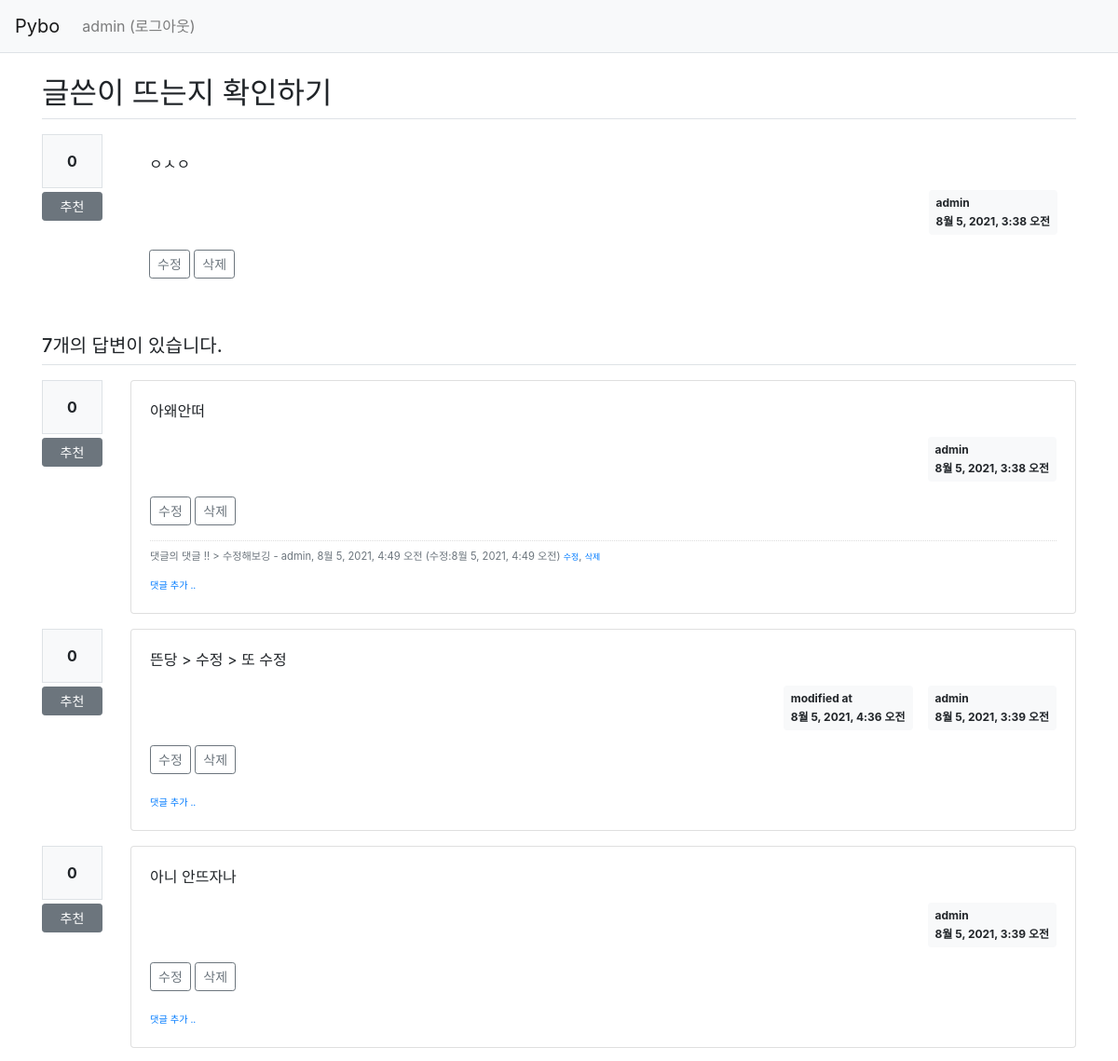
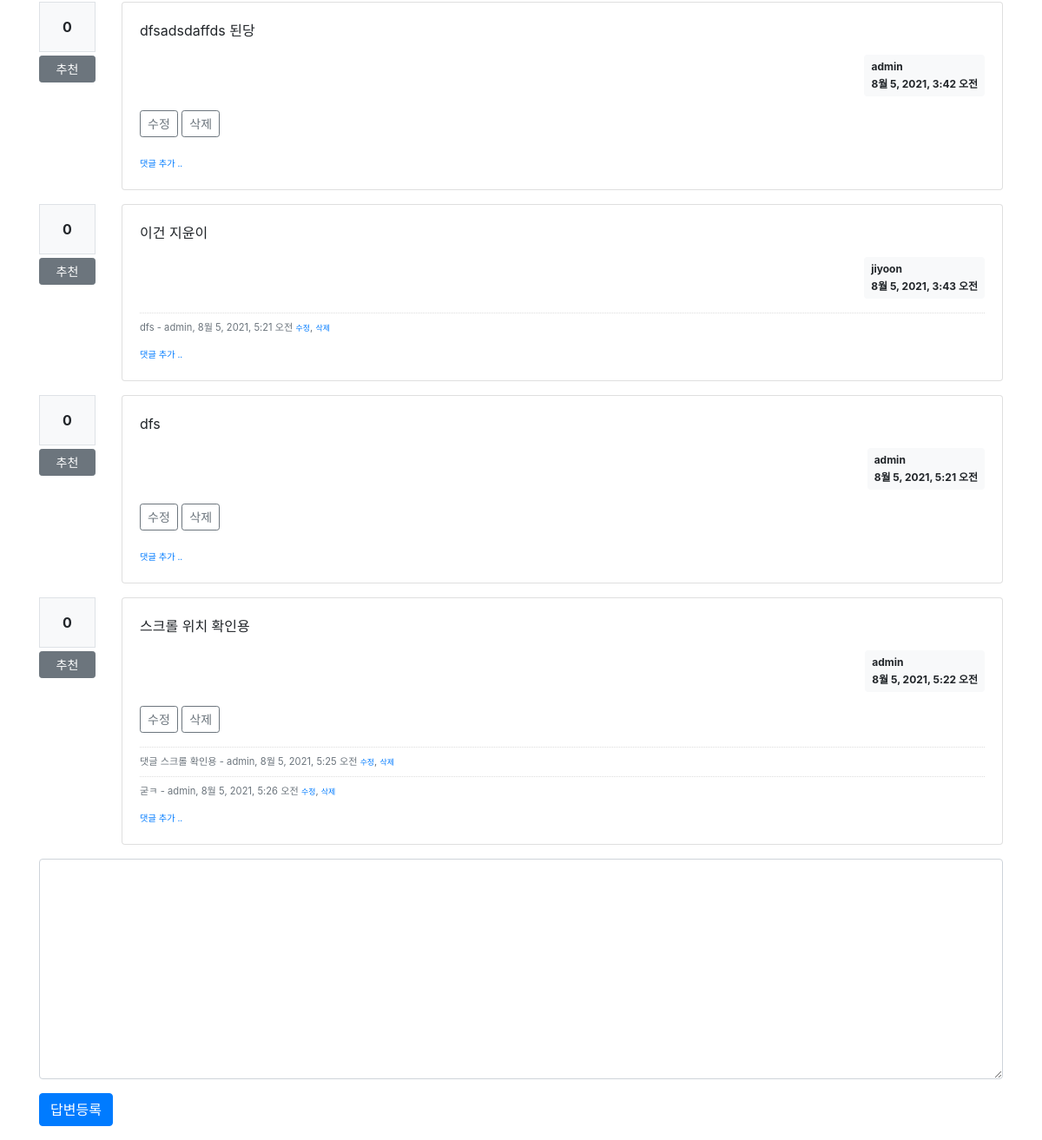
Screenshot of /pybo/304/ (signed in) with the database file from the repository (2 pictures, top to bottom).
### pybo/models.py (models this page shows, shortened)
class Question(models.Model):
    author = models.ForeignKey(User, on_delete=models.CASCADE, null=True, related_name='author_question')
    subject = models.CharField(max_length=200)
    content = models.TextField()
    create_date = models.DateTimeField()
    modify_date = models.DateTimeField(null=True, blank=True)
    voter = models.ManyToManyField(User, related_name='voter_question')

class Answer(models.Model):
    author = models.ForeignKey(User, on_delete=models.CASCADE, related_name='author_answer')
    question = models.ForeignKey(Question, on_delete=models.CASCADE, null=True)
    content = models.TextField()
    create_date = models.DateTimeField()
    modify_date = models.DateTimeField(null=True, blank=True)
    voter = models.ManyToManyField(User, related_name='voter_answer')

class Comment(models.Model):
    author = models.ForeignKey(User, on_delete=models.CASCADE)
    content = models.TextField()
    create_date = models.DateTimeField()
    modify_date = models.DateTimeField(null=True, blank=True)
    question = models.ForeignKey(Question, null=True, blank=True, on_delete=models.CASCADE)
    answer = models.ForeignKey(Answer, null=True, blank=True, on_delete=models.CASCADE)

### pybo/views/base_views.py (the view)
def detail(request, question_id):
    question = get_object_or_404(Question, pk=question_id)
    context = {'question': question}
    return render(request, 'pybo/question_detail.html', context)

### pybo/templatetags/pybo_filter.py (called while the page is built)
@register.filter()
def mark(value):
    extensions = ["nl2br", "fenced_code"]
    return mark_safe(markdown.markdown(value, extensions=extensions))

### templates/pybo/question_detail.html (shortened to what this page needs)
{% extends 'base.html' %}
{% load pybo_filter %}
{% block content %}
<div class="container my-3">
    <h2 class="border-bottom py-2">{{ question.subject }}</h2>
    <div class="row my-3">
        <div class="col-1">
            <div class="bg-light text-center p-3 border font-weight-bolder mb-1">{{question.voter.count}}</div>
            <a href="#" data-uri="{% url 'pybo:vote_question' question.id  %}"
               class="recommend btn btn-sm btn-secondary btn-block my-1">추천</a>
        </div>
        <div class="col-11">
            <div class="card-">
                <div class="card-body">
                    <div class="card-text">{{ question.content|mark }}</div>
                    <div class="d-flex justify-content-end">
                        <div class="badge badge-light p-2 text-left">
                            <div class="mb-2">{{ question.author.username }}</div>
                            <div>{{ question.create_date }}</div>
                        </div>
                    </div>
                    {% if request.user == question.author %}
                    <div class="my-3">
                        <a href="{% url 'pybo:question_modify' question.id  %}"
                           class="btn btn-sm btn-outline-secondary">수정</a>
                        <a href="#" class="delete btn btn-sm btn-outline-secondary"
                           data-uri="{% url 'pybo:question_delete' question.id  %}">삭제</a>
                    </div>
                    {% endif %}
                </div>
            </div>
        </div>
    </div>
    <h5 class="border-bottom my-3 py-2">{{question.answer_set.count}}개의 답변이 있습니다.</h5>
    {% for answer in question.answer_set.all %}
    <div class="row my-3">
        <div class="col-1">
            <div class="bg-light text-center p-3 border font-weight-bolder mb-1">{{answer.voter.count}}</div>
            <a href="#" data-uri="{% url 'pybo:vote_answer' answer.id  %}"
                class="recommend btn btn-sm btn-secondary btn-block my-1">추천</a>
        </div>
        <div class="col-11">
            <div class="card">
                <div class="card-body">
                    <div class="card-text">{{ answer.content|mark }}</div>
                    <div class="d-flex justify-content-end">
                        {% if answer.modify_date %}
                        <div class="badge badge-light p-2 text-left mx-3">
                            <div class="mb-2">modified at</div>
                            <div>{{ answer.modify_date }}</div>
                        </div>
                        {% endif %}
                        <div class="badge badge-light p-2 text-left">
                            <div class="mb-2">{{ answer.author.username }}</div>
                            <div>{{ answer.create_date }}</div>
                        </div>
                    </div>
                    {% if request.user == answer.author %}
                    <div class="my-3">
                        <a href="{% url 'pybo:answer_modify' answer.id  %}"
                           class="btn btn-sm btn-outline-secondary">수정</a>
                        <a href="#" class="delete btn btn-sm btn-outline-secondary "
                           data-uri="{% url 'pybo:answer_delete' answer.id  %}">삭제</a>
                    </div>
                    {% endif %}
                    {% if answer.comment_set.count > 0 %}
                    <div class="mt-3">
                    {% for comment in answer.comment_set.all %}
                        <div class="comment py-2 text-muted">
                            <span style="white-space: pre-line;">{{ comment.content }}</span>
                            <span>
                                - {{ comment.author }}, {{ comment.create_date }}
                                {% if comment.modify_date %}
                                (수정:{{ comment.modify_date }})
                                {% endif %}
                            </span>
                            {% if request.user == comment.author %}
                            <a href="{% url 'pybo:comment_modify_answer' comment.id  %}" class="small">수정</a>,
                            <a href="#" class="small delete"
                               data-uri="{% url 'pybo:comment_delete_answer' comment.id  %}">삭제</a>
                            {% endif %}
                        </div>
                    {% endfor %}
                    </div>
                    {% endif %}
                    <div>
                        <a href="{% url 'pybo:comment_create_answer' answer.id  %}"
                           class="small"><small>댓글 추가 ..</small></a>
                    </div>
                </div>
            </div>
        </div>
    </div>
    {% endfor %}
    <form action="{% url 'pybo:answer_create' question.id %}" method="post" class="my-3">
        <div class="form-group">
            <textarea {% if not user.is_authenticated %}disabled{% endif %}
              name="content" id="content" class="form-control" rows="10"></textarea>
        </div>
        <input type="submit" value="답변등록" class="btn btn-primary">
    </form>
</div>
{% endblock %}

### templates/navbar.html (shortened to what this page needs)
<nav class="navbar navbar-expand-lg navbar-light bg-light border-bottom">
    <a class="navbar-brand" href="{% url 'pybo:index' %}">Pybo</a>
    <div class="collapse navbar-collapse flex-grow-0" id="navbarNav">
        <ul class="navbar-nav">
            <li class="nav-item ">
                {% if user.is_authenticated %}
                <a class="nav-link" href="{% url 'common:logout' %}">{{ user.username }} (로그아웃)</a>
                {% else %}
                <a class="nav-link" href="{% url 'common:login' %}">로그인</a>
                {% endif %}
            </li>
        </ul>
    </div>
</nav>

### static/style.css (style rules this page uses)
.comment { border-top:dotted 1px #ddd; font-size:0.7em; }

### rows the page displays
Question: subject "글쓴이 뜨는지 확인하기", voter.count "0", content|mark "ㅇㅅㅇ", author.username "admin", create_date "8월 5, 2021, 3:38 오전", answer_set.count "7"
Answer: voter.count "0", content|mark "아왜안떠", author.username "admin", create_date "8월 5, 2021, 3:38 오전", shows "수정"
Comment: content "댓글의 댓글 !! > 수정해보깅", author "admin", create_date "8월 5, 2021, 4:49 오전", modify_date "8월 5, 2021, 4:49 오전", shows "삭제"
Answer: voter.count "0", content|mark "뜬당 > 수정 > 또 수정", modify_date "8월 5, 2021, 4:36 오전", author.username "admin", create_date "8월 5, 2021, 3:39 오전", shows "삭제"
Answer: voter.count "0", content|mark "아니 안뜨자나", author.username "admin", create_date "8월 5, 2021, 3:39 오전", shows "수정"
Answer: voter.count "0", content|mark "dfsadsdaffds 된당", author.username "admin", create_date "8월 5, 2021, 3:42 오전", shows "수정"
Answer: voter.count "0", content|mark "이건 지윤이", author.username "jiyoon", create_date "8월 5, 2021, 3:43 오전"
Comment: content "dfs", author "admin", create_date "8월 5, 2021, 5:21 오전", shows "수정"
Answer: voter.count "0", content|mark "dfs", author.username "admin", create_date "8월 5, 2021, 5:21 오전", shows "수정"
Answer: voter.count "0", content|mark "스크롤 위치 확인용", author.username "admin", create_date "8월 5, 2021, 5:22 오전", shows "수정"
Comment: content "댓글 스크롤 확인용", author "admin", create_date "8월 5, 2021, 5:25 오전", shows "수정"
Comment: content "굳ㅋ", author "admin", create_date "8월 5, 2021, 5:26 오전", shows "수정"

### other values shown
{{ user.username }} "admin"
